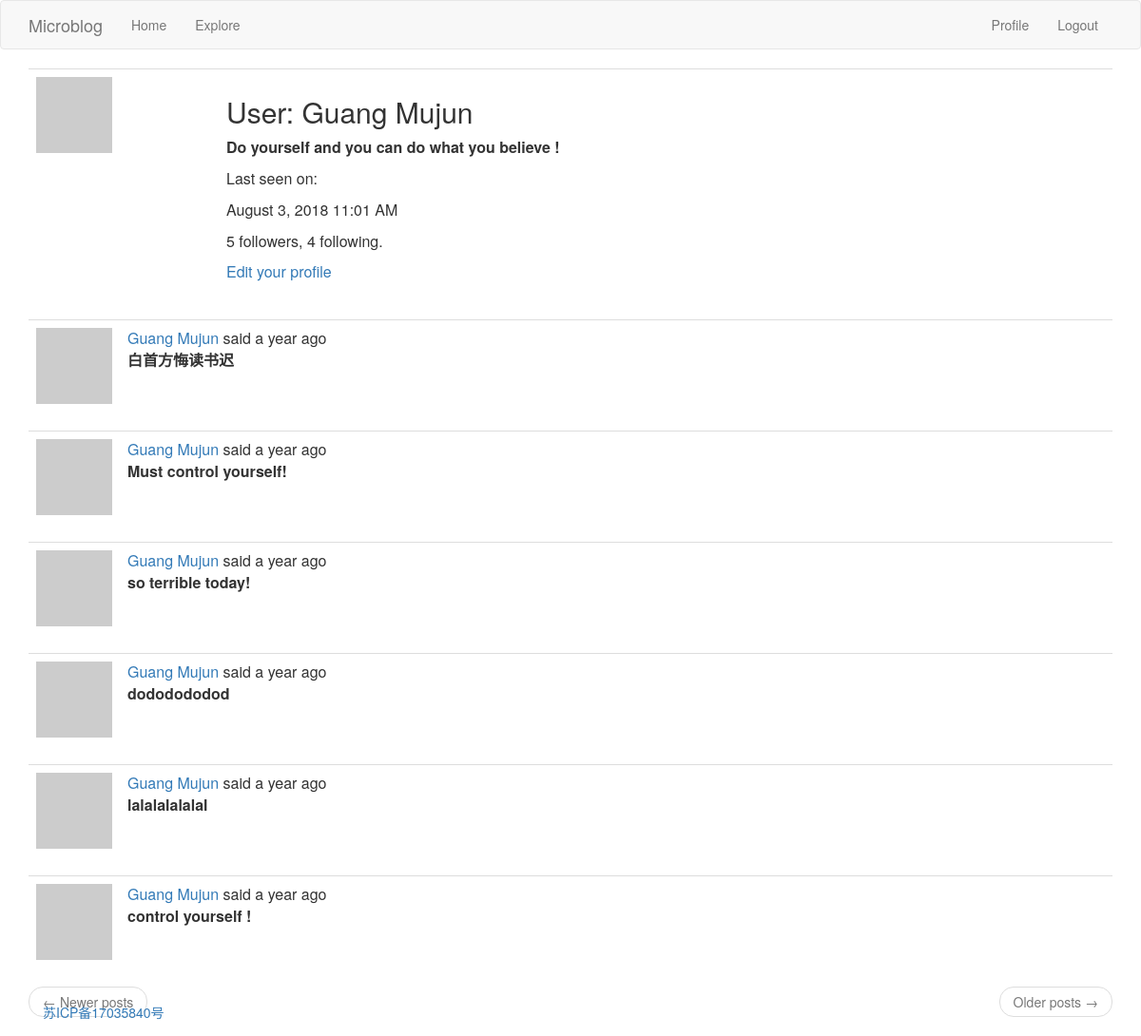
Page /user/Guang Mujun (signed in) on the committed database.
### app/models.py (models this page shows, shortened)
class User(UserMixin,db.Model):
	id = db.Column(db.Integer , primary_key = True)
	username = db.Column(db.String(64) , index = True ,unique = True )
	email = db.Column(db.String(120) , index = True ,unique = True)
	password_hash = db.Column(db.String(128))
	posts = db.relationship('Post' , backref = 'author' , lazy = 'dynamic')
	about_me = db.Column(db.String(140))
	last_seen = db.Column(db.DateTime , default = datetime.utcnow)
	followed = db.relationship(
		'User' , secondary = followers ,#secondary 指定用于该关系的关联表
		primaryjoin = (followers.c.follower_id == id),#primaryjoin 通过关联表关联到关注者的条件 followers.c.follower_id 引用followers表中的follower_id列
		secondaryjoin = (followers.c.followed_id == id),#secondaryjoin 通过关联表关联到被关注者的条件
		backref = db.backref('followers' , lazy = 'dynamic') , lazy = 'dynamic'	)
	def avatar(self , size):
		digest = md5(self.email.lower().encode('utf-8')).hexdigest()
		return 'https://www.gravatar.com/avatar/{}?d=identicon&s={}' .format(digest , size)

class Post(db.Model):
	id = db.Column(db.Integer , primary_key = True )
	body = db.Column(db.String(140))
	timestamp = db.Column(db.DateTime , index = True , default = datetime.utcnow)
	user_id = db.Column(db.Integer , db.ForeignKey ('user.id'))

### app/routes.py (the view)
@App.route('/user/<username>')
@login_required
def user(username):
	user = User.query.filter_by(username = username).first_or_404()
	page = request.args.get('page' , 1 ,type = int)
	posts =user.posts.order_by(Post.timestamp.desc()).paginate(
		page , App.config['POSTS_PER_PAGE'] , False)
	next_url = url_for('user' , username = user.username , page = posts.next_num) \
		if posts.has_next else None
	prev_url = url_for('user' , username = user.username , page = posts.prev_num) \
		if posts.has_prev else None
	return render_template('user.html' , title = 'User' ,  user = user , posts = posts.items ,
							next_url = next_url , prev_url = prev_url )

### app/models.py (called while the page is built)
@login.user_loader
def load_user(id):
	return User.query.get(int(id))

### app/routes.py (called while the page is built)
@App.before_request
def before_request():
	if current_user.is_authenticated:
		current_user.last_seen = datetime.utcnow()
		db.session.commit()

### app/templates/user.html (shortened to what this page needs)
{% extends "base.html" %}
{% block app_content %}
    <table class="table table-hover">
        <tr>
            <td width="200px"><img src="{{ user.avatar(200) }}"></td>
            <td>
                <h2>User: {{ user.username }}</h2>
                {% if user.about_me %}<p><b>{{ user.about_me }}</b></p>{% endif %}
                {% if user.last_seen %}
                	<p>Last seen on: </p>
                    <p>{{ moment(user.last_seen).format('LLL') }}</p>
                {% endif %}
                <p>{{ user.followers.count() }} followers, {{ user.followed.count() }} following.</p>
                {% if user == current_user %}
                <p><a href="{{ url_for('edit_profile') }}">Edit your profile</a></p>
                {% elif not current_user.is_following(user) %}
                <p><a href="{{ url_for('follow', username=user.username) }}">Follow</a></p>
                {% else %}
                <p><a href="{{ url_for('unfollow', username=user.username) }}">Unfollow</a></p>
                {% endif %}
            </td>
        </tr>
    </table>
    {% for post in posts %}
        {% include '_post.html' %}
    {% endfor %}
    <nav aria-label="...">
        <ul class="pager">
            <li class="previous{% if not prev_url %} disabled{% endif %}">
                <a href="{{ prev_url or '#' }}">
                    <span aria-hidden="true">&larr;</span> Newer posts
                </a>
            </li>
            <li class="next{% if not next_url %} disabled{% endif %}">
                <a href="{{ next_url or '#' }}">
                    Older posts <span aria-hidden="true">&rarr;</span>
                </a>
            </li>
        </ul>
    </nav>
{% endblock %}

### app/templates/_post.html (shortened to what this page needs)
<table class="table table-hover">
<tr>
	<td width="70px">
		<a href="{{ url_for('user', username=post.author.username) }}">
                   	 <img src="{{ post.author.avatar(70) }}" />
                </a>
	</td>
	<td>
		<a href="{{url_for('user' , username = post.author.username)}}">{{ post.author.username }} </a>
		said {{  moment(post.timestamp).fromNow() }}
		 <br><b>{{ post.body }}</b>
	</td>
</tr>
</table>

### rows in the picture
User: username "Guang Mujun", about_me "Do yourself and you can do what you believe !", last_seen "August 3, 2018 11:01 AM"
Post: author.username "Guang Mujun", timestamp "a year ago", body "白首方悔读书迟"
Post: author.username "Guang Mujun", timestamp "a year ago", body "Must control yourself!"
Post: author.username "Guang Mujun", timestamp "a year ago", body "so terrible today!"
Post: author.username "Guang Mujun", timestamp "a year ago", body "dododododod"
Post: author.username "Guang Mujun", timestamp "a year ago", body "lalalalalalal"
Post: author.username "Guang Mujun", timestamp "a year ago", body "control yourself !"

### other values in the picture
{{ user.followers.count() }} "5"
{{ user.followed.count() }} "4"
